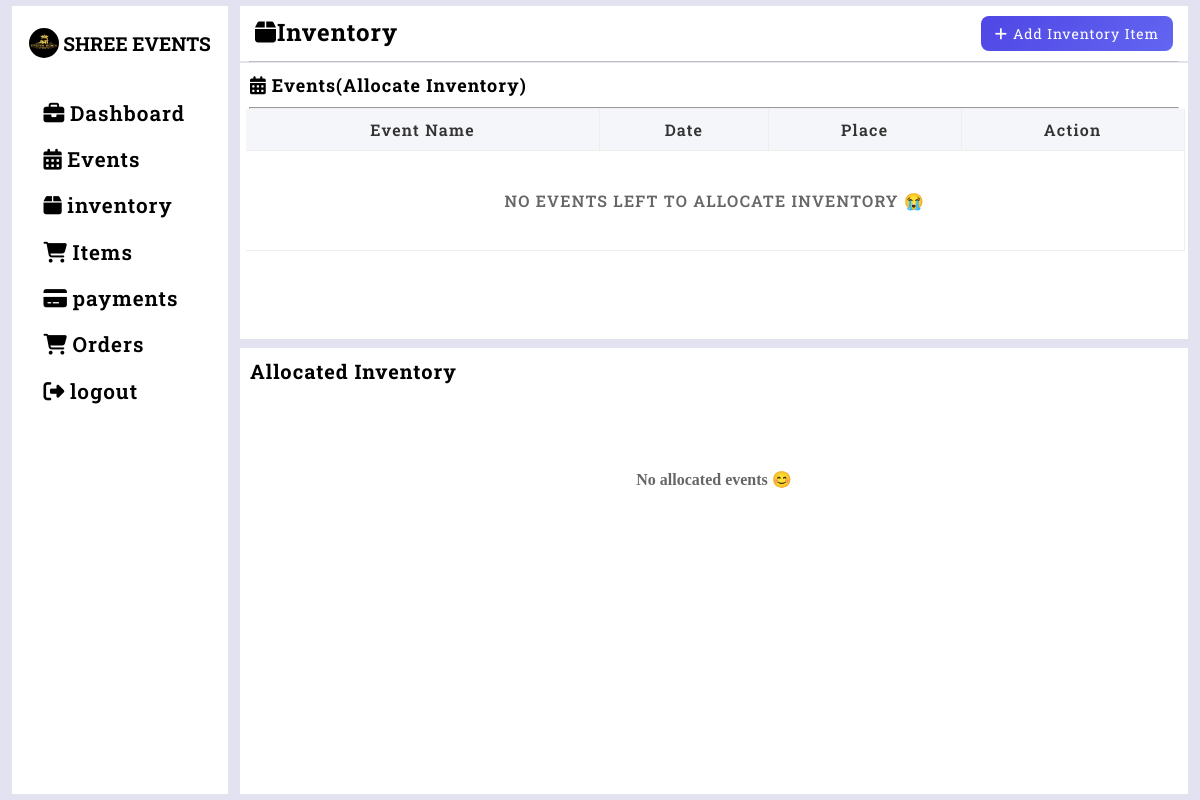
/inventory (signed in), run on an earlier commit of the app's database.
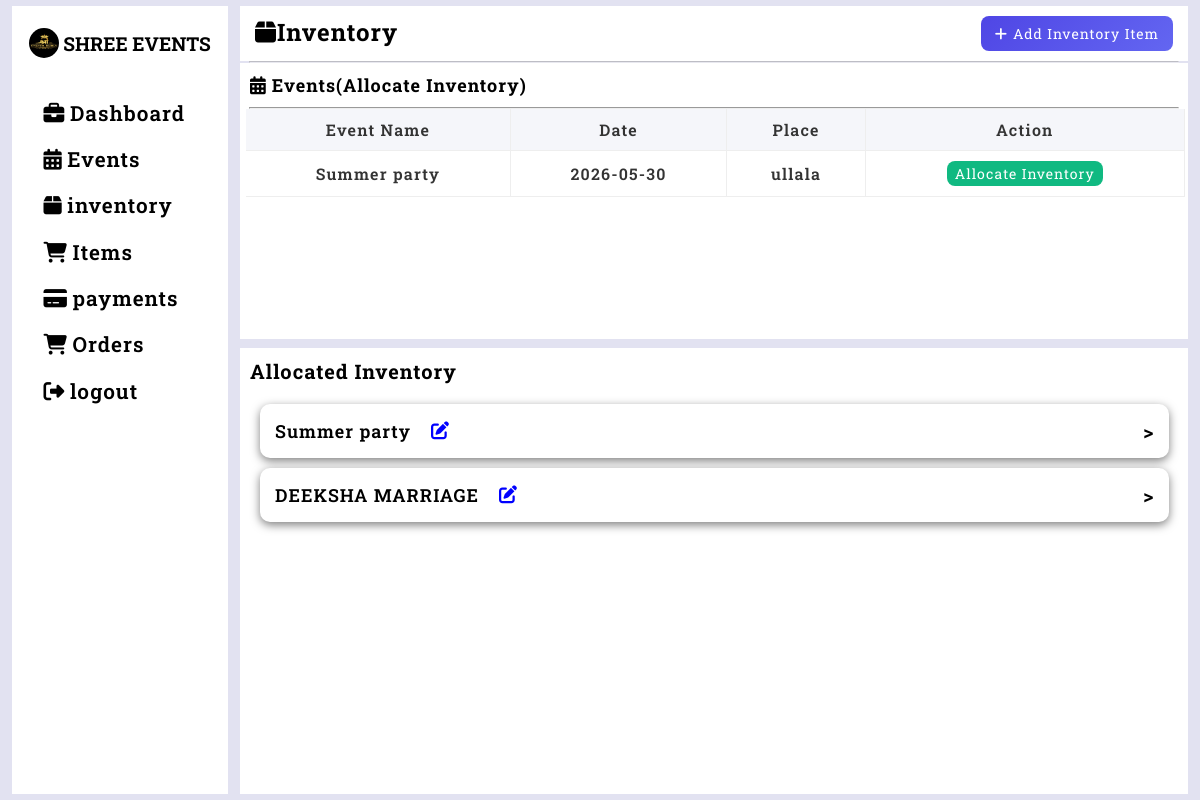
And on a later commit of the database.
### tables this page shows
CREATE TABLE events(event_id INTEGER PRIMARY KEY AUTOINCREMENT,
                event_name TEXT NOT NULL,
                event_date DATETIME NOT NULL,
                event_time DATETIME NOT NULL,
                place TEXT NOT NULL,
                cust TEXT NOT NULL,
                status TEXT DEFAULT 'pending',
                event_status TEXT DEFAULT 'upcoming',
                phone_number INTEGER NOT NULL
                );

### inventory.py (the view)
@inventory_app.route('/inventory', methods=['GET', 'POST'])
def inventory_fn():
    if 'user' not in session:
        return redirect(url_for('home'))
    event_id = request.form.get('event_id') or request.args.get('event_id')
    event_date = get_event_date(event_id)
    inven_data = get_inventory(event_date)
    show_popup = False
    if request.method == 'POST':
        if 'allocate_inventory' in request.form:
            return handle_add_inventory()
        elif 'sava_alloc' in request.form:
            return handle_save_allocation(event_id)
        elif 'search_btn' in request.form:
            inven_data = handle_search(event_date)
            show_popup = True
        elif 'clear_btn' in request.form:
            inven_data = handle_clear_search(event_date)
            show_popup = True
        elif 'delete_btn' in request.form:
            return handle_delete_allocation()
    else:
        if not event_id:
            session.pop('alloc_cart', None)
    existing_alloc = {}
    if event_id:
        show_popup = True
        existing_alloc = build_existing_alloc(event_id)
    return render_template(
        "inventory.html",
        existing_alloc=existing_alloc,
        events=events_list_in(),
        inven_data=inven_data,
        show_popup=show_popup,
        event_id=event_id,
        allocated_events_list=allocated_events(),
        allocated_list=allocated_inventory_list(),
        total_data=total_mount_calculations()
    )

### database.py (called while the page is built)
def get_connection():
    con=sqlite3.connect("database.db",timeout=30,check_same_thread=False)
    return con

def events_list_in():
    con=get_connection()
    cursor=con.cursor()
    cursor.execute("SELECT event_id,event_name,event_date,event_time,place,cust,phone_number FROM events WHERE status='pending'")
    events_li=cursor.fetchall()
    con.commit()
    con.close()
    return events_li

def get_inventory(event_date=None):
    con=get_connection()
    cursor=con.cursor()
    if event_date:
        cursor.execute("""
            SELECT
                i.item_id,
                i.item_name,
                i.item_quantity - COALESCE(SUM(CASE
                    WHEN a.event_date = ? THEN a.quantity
                    ELSE 0
                END), 0) AS available_quantity,
                i.item_price
            FROM inventory i
            LEFT JOIN allocation a ON i.item_id = a.item_id
            GROUP BY i.item_id, i.item_name, i.item_quantity, i.item_price
        """, (event_date,))
    else:
        cursor.execute("SELECT item_id, item_name, item_quantity, item_price FROM inventory")
    inven_data=cursor.fetchall()
    con.close()
    return inven_data

### templates/inventory.html (shortened to what this page needs)
{% extends "base.html" %} {% block title %}INVENTORY{% endblock %}
{% block content %}
<div class="main-inventory-box">
  <div class="inventory-header">
    <h3><i class="fa-solid fa-box"></i>Inventory</h3>
    <button type="button" id="openPopup">
      <i class="fa-solid fa-plus"></i>Add Inventory Item
    </button>
  </div>
  <hr style="opacity: 0.5" />
  <div class="inventory-events-list">
    <div class="in-child-header">
      <h2>
        <i class="fa-solid fa-calendar-days"></i>Events(Allocate Inventory)
      </h2>
    </div>
    <hr />
    <form method="post">
      <div class="inventory-table-container">
        <table>
          <thead>
            <tr>
              <td>Event Name</td>
              <td>Date</td>
              <td>Place</td>
              <td>Action</td>
            </tr>
          </thead>
          <tbody>
            {% if events %}
            {% for e in events %}
            <tr>
              <td>{{e[1]}}</td>
              <td>{{e[2]}}</td>
              <td>{{e[4]}}</td>
              <td>
                <button name="allocate" type="button" id="allocate_btn" class="allocate_btn" data-id="{{e[0]}}">
                  Allocate Inventory
                </button>
              </td>
            </tr>
            {% endfor %}
            {% else %}
            <tr style="width: 100%; height:100px;">
              <td colspan="4" style="text-align:center; vertical-align:middle; font-size:16px; color:#666;">NO EVENTS LEFT TO ALLOCATE INVENTORY 😭</td>
            </tr>
            {% endif %}
          </tbody>
        </table>
      </div>
    </form>
  </div>
  <div class="allocated-inventory-container">
    <h3>Allocated Inventory</h3>
    <div class="events-cont">
       {% if allocated_events_list %}
      {% for events in allocated_events_list %}
      <div class="event">
        <form method="post">
          <div class="event-header">
            <p>{{events[1]}}</p>
            <button type="button" class="edit-btn" data-event="{{events[0]}}"><i
                class="fa-solid fa-pen-to-square"></i></button>
            <span class="side">></span>
          </div>
                {% set ns = namespace(found=false) %}
        </form>
      </div>
      {% endfor %}
{% else %}
<div class="no-allocated-events">
  No allocated events 😊
</div>
{% endif %}
    </div>
  </div>
  {% endblock %}

What changed in the data, as far as the page shows it:
added events: event_name "Summer party", event_date "2026-05-30", place "ullala", shown under "Events(Allocate Inventory)"
added events: event_name "Summer party", shown under "Allocated Inventory"
added events: event_name "DEEKSHA MARRIAGE", shown under "Allocated Inventory"
Also different on the page:
text no longer shown: "NO EVENTS LEFT TO ALLOCATE INVENTORY 😭 No allocated events 😊"
